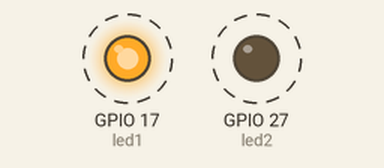
This program was run on a simulated Raspberry Pi (BCM pin numbers). Parts: output pins drawn as LEDs (lit = HIGH). Dashed ring = blinking.

Above: at 0.2 s.
Timing chart, 0 to 3.0 s (numbered marks = the images above):
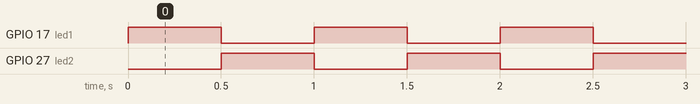

The program:

signalizacija2.py
```python
# encoding: utf-8
import gpiozero
import time

led1 = gpiozero.LED(17)
led2 = gpiozero.LED(27)

while True:
    led1.on()
    led2.off()
    time.sleep(0.5)
    led1.off()
    led2.on()
    time.sleep(0.5)
```

Measured:
- by itself, GPIO 17 (led1), GPIO 27 (led2): alternates HIGH for 0.50 s and LOW for 0.50 s
